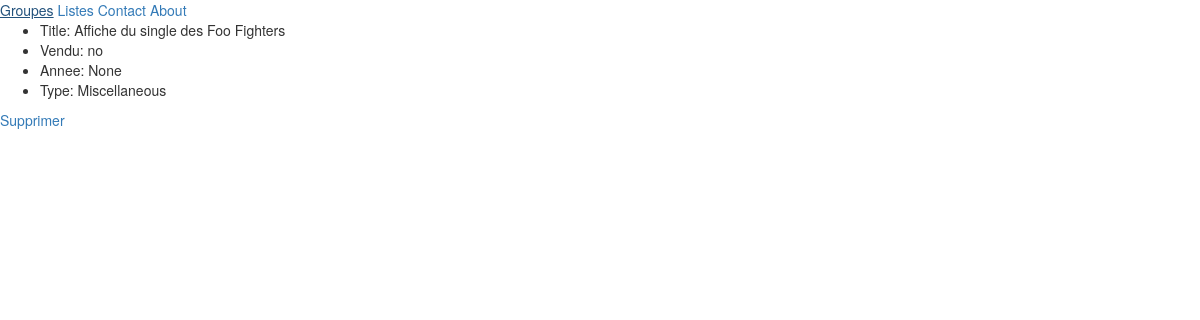
The page /listings/1/ on the database as committed earlier.
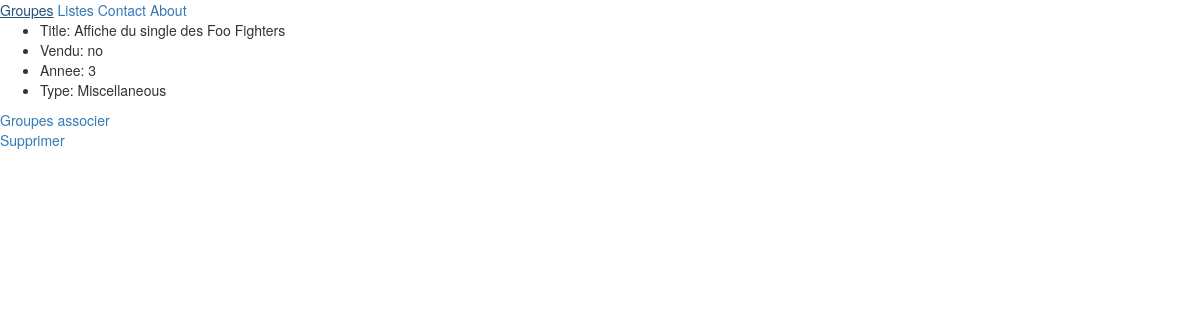
The same page on the database as committed later.
### listings/models.py (models this page shows, shortened)
class Listing(models.Model):
    title = models.CharField(max_length=100)
    decription = models.CharField(max_length=250)
    sold = models.BooleanField(default=False)
    year = models.IntegerField(validators=[MinValueValidator(0)],null=True,blank=True)
    class Type(models.TextChoices):
        Records="RC"
        CLothing="CL"
        Posters="PT"
        Miscellaneous="MC"
    type_e = models.CharField(choices=Type.choices,max_length=5)
    band = models.ForeignKey(Band,null=True,on_delete=models.SET_NULL)

### listings/views.py (the view)
# urls.py: path("listings/<int:id>/",views.listing_details,name='list-detail'),
def listing_details (request,id):
    try:
        liste=Listing.objects.get(id=id)
    except Listing.DoesNotExist:
        return render(request,"listings/404.html")
    return render(request,"listings/listing_details.html",{'liste':liste,'band':liste.band})

### listings/templates/listings/listing_details.html (shortened to what this page needs)
{% extends "listings/base.html" %}
{% block content %}
  <ul>
    <li>Title: {{liste.title}}</li>
    <li>Vendu: {{liste.sold|yesno}}</li>
    <li>Annee: {{liste.year}}</li>
    <li>Type: {{liste.get_type_e_display}}</li>
  </ul>
  {% if band %}
    <a href="{% url 'band-detail' band.id %}">Groupes associer</a><br>
  {% endif %}
  <a href="{% url 'lising_delete' liste.id %}">Supprimer</a>
{% endblock content %}

Rows that differ between the two databases and show on the page:
changed Listing "Affiche du single des Foo Fighters": year "None" → "3"
Other text that changed with them:
text now shown: "Groupes associer"
